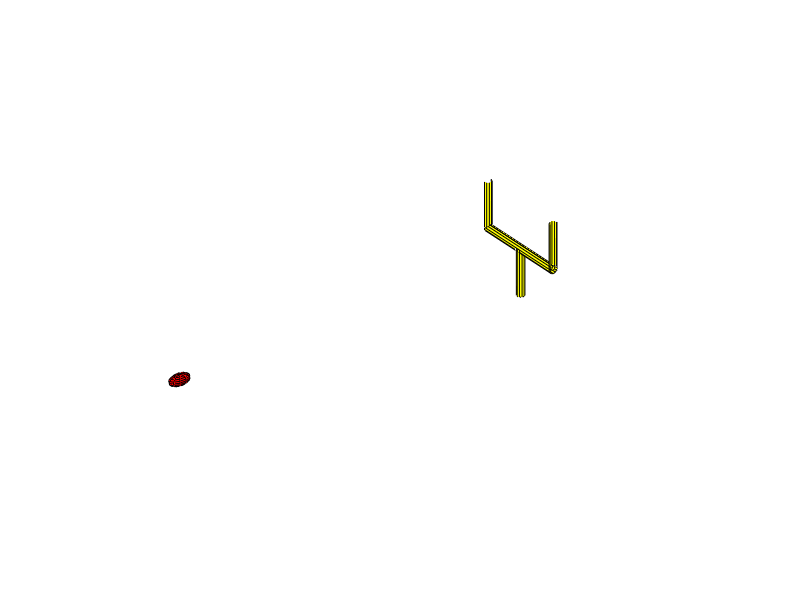

Write MATLAB code to recreate this figure. (Note: this script raises an error after producing the figure.)
% %% Biweekly Assignment 3
% %  by Anthony Beckner
% %  section 81
% 
% %                                                 %
% %% ------------------- QUESTION 1 -------------- %%
% %                                                 %
% 
% %% startup:
% close all;clear all; clc
% 
% % set axes
% figure(1)
% whitebg('w')%keeps correct color (necesarry for running multiple times)
% %create limits
% xmin = -10;
% xmax = 250;
% ymin = -10;
% ymax = 50;
% axis equal 
% axis([xmin xmax ymin ymax])
% hold on
% 
% % create square
% %poroperty values for sides, color, and length
% nSides = 4;
% color = 'green';
% length = 5;
% 
% %taken from a function that creates n sided polygon length l, color c
% polarangles = (pi/nSides) *(1:2:(2*nSides - 1));%generate angles of polar graph
% %convert to cartesan coordinates
% X = cos(polarangles);
% Y = sin(polarangles);
% X = X*X(1)*length;
% Y = Y*Y(1)*length;
% square = [X;Y];
% %draw
% h = fill(square(1,:),square(2,:),'g');
% %% animation:
% 
% % setup
% velocity = 50;
% angle = 35;
% vx = velocity*cosd(angle);
% vy = velocity*sind(angle);
% tmax = 2*vy/9.8;%formua for end time found by calculating half time and *2
% 
% %create values for translation
% t = linspace(0,tmax,500);%all necesary time values with 500 frames
% dy = vy*t + .5*-9.8*t.*t;%formula for y distance
% dx = vx*t;%formula for x distance
% 
% for i = 1:max(size(t))
%     
%     %rotation
%     beta = (t(i)*pi);
%     rotX = [cos(beta), -sin(beta)];
%     rotY = [sin(beta), cos(beta)];
%     nsquare = square;
%     nsquare = [rotX*nsquare;rotY*nsquare];
%     
%     %plotting
%     pause(.001)
%     delete(h)%clears previous objects
%     shg
%     h = fill(nsquare(1,:) + dx(i),nsquare(2,:) + dy(i),color);%draws and translates
%     
%     
%     
% end
% 
% %                                                 %
%% ------------------- QUESTION 2 -------------- %%
%                                                 %
% This animation shows a football moving through the air and sucessfully
% landing between the goal posts.
% 

%% startup
clear all; clc
%generate axes
figure(2)
ax = axes('XLim',[-25 300],'YLim',[-25 25],'ZLim',[-25 25]);
view(3)%show 3space

%makes space look nice
grid off;
axis off
axis equal;
whitebg('g')
hold on 
shg

%% generate points of football
[x1,y1,z1] = ellipsoid(0,0,0,6,3,3,10); 
ball = surface(x1,y1,z1,'FaceColor','r'); 
q = hgtransform('Parent',ax);
set(ball,'Parent',q)

%% generate goal post
[x2,y2,z2] = cylinder([.08],10);% points of cylinder shape
l = 25; % standard length
d = 200;% distance away from origin
%create four different cylindrical components
h(1) = surface(d + l*x2,l*y2,-l*z2,'FaceColor','yellow');
h(2) = surface(d + l*y2,2*l*z2 - l,l*x2,'FaceColor','yellow');
h(3) = surface(d +l*x2,l*y2+l,2*l*z2-1,'FaceColor','yellow');
h(4) = surface(d + l*x2,l*y2-l,2*l*z2-1,'FaceColor','yellow');
%combine the component objects into one parent
p = hgtransform('Parent',ax);
set(h,'Parent',p)

%% animation setup
set(gcf,'Renderer','opengl')
drawnow
%initialize transforms
Rz = eye(4);

%% calculate translation curves
% model projectile like in part one
velocity = 50;
angle = 35;
vx = velocity*cosd(angle);
vy = velocity*sind(angle);
tmax = (2*vy/9.8)*(9/8);

t = linspace(0,tmax,100);
dy = vy*t + .5*-9.8*t.*t;
dx = vx*t;

% set up translations in x and z
xTranslation = vx*t;
yTranslation = 0*xTranslation;
zTranslation = vy*t + .5*-9.8*t.*t;

% rotation is the unit vector of the derivative
r = (vy - (9.8*t))/(vy - (9.8*t(1)));

%%
for j = 1:length(xTranslation)
    % perform translation
    translation = makehgtform('translate', [xTranslation(j) yTranslation(j) zTranslation(j)] );
    
    Rz = makehgtform('yrotate',-r(j));
    
    % Combining the individual transformation
    set(q,'matrix',translation*Rz);
    pause(.01)
    hold on
end





